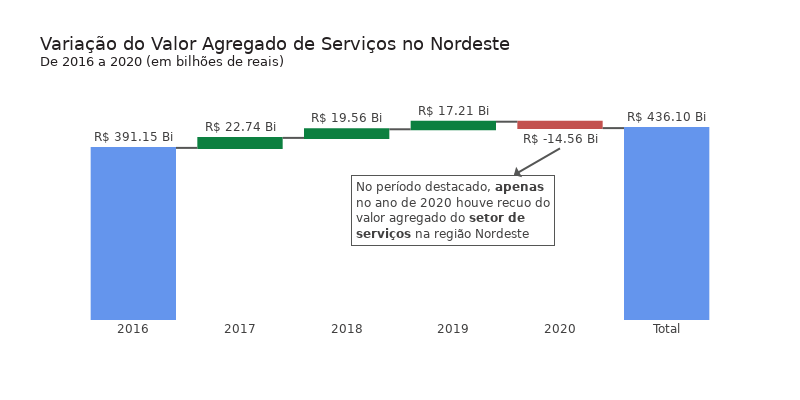

This figure's notebook cell:
### Code cell
# Gerando o gráfico de cascata
fig = go.Figure(go.Waterfall(name="", measure=df_ne["Medidas"], y=df_ne["variacao_servicos"],
                             text=df_ne["variacao_servicos_texto"], textposition="outside",
                             connector_line=dict(color=CINZA3),
                             totals_marker=dict(color=AZUL3),
                             increasing_marker=dict(color=VERDE1),
                             decreasing_marker=dict(color=VERMELHO1)
                             )
                )

# Personalizando o gráfico
fig.update_layout(width=800, height=400, font_family='DejaVu Sans', font_size=12,
                  font_color=CINZA2, title_font_color=CINZA1, title_font_size=18,
                  title_text='Variação do Valor Agregado de Serviços no Nordeste' +
                             f'<br><sup size=1 style={CINZA3}>De 2016 a 2020 (em bilhões de reais)</sup>',
                  plot_bgcolor=BRANCO, yaxis_range=[0, 500e9])

# Retirando os ticks do eixo y
fig.update_yaxes(showticklabels=False)

# Ajustando o eixo x para receber o Total
fig.update_xaxes(tickmode='array', tickvals=np.arange(
    0, 6), ticktext=df_ne["ano"])

# Dados ao passar o mouse
fig.update_traces(hovertemplate="<b>%{x}</b> = %{text}")

fig.add_annotation(text="No período destacado, <b>apenas</b><br>no ano de 2020 houve recuo do<br>valor agregado do <b>setor de<br>serviços</b> na região Nordeste",
                   align="left", axref='x', ayref='y', x=4, y=390e9, ax=3, ay=250e9,
                   arrowhead=1, arrowside="start", showarrow=True, arrowwidth=2, arrowcolor=CINZA3,
                   bordercolor=CINZA3, borderwidth=1, borderpad=4)

fig.show()

### Figure 1 — Plotly figure (JSON) as saved in the notebook; plotly's stock layout.template omitted (floating-point values rounded to 4 significant figures)
{"data": [{"connector": {"line": {"color": "#555655"}}, "decreasing": {"marker": {"color": "#C3514E"}}, "hovertemplate": "<b>%{x}</b> = %{text}", "increasing": {"marker": {"color": "#0C8040"}}, "measure": ["absolute", "relative", "relative", "relative", "relative", "total"], "name": "", "text": ["R$ 391.15 Bi", "R$ 22.74 Bi", "R$ 19.56 Bi", "R$ 17.21 Bi", "R$ -14.56 Bi", "R$ 436.10 Bi"], "textposition": "outside", "totals": {"marker": {"color": "#6495ED"}}, "type": "waterfall", "y": [391149062027, 22741449644, 19559151320, 17212017686, -14558880800, 436102799877]}], "layout": {"annotations": [{"align": "left", "arrowcolor": "#555655", "arrowhead": 1, "arrowside": "start", "arrowwidth": 2, "ax": 3, "axref": "x", "ay": 250000000000, "ayref": "y", "bordercolor": "#555655", "borderpad": 4, "borderwidth": 1, "showarrow": true, "text": "No período destacado, <b>apenas</b><br>no ano de 2020 houve recuo do<br>valor agregado do <b>setor de<br>serviços</b> na região Nordeste", "x": 4, "y": 390000000000}], "font": {"color": "#414040", "family": "DejaVu Sans", "size": 12}, "height": 400, "plot_bgcolor": "#FFFFFF", "title": {"font": {"color": "#231F20", "size": 18}, "text": "Variação do Valor Agregado de Serviços no Nordeste<br><sup size=1 style=#555655>De 2016 a 2020 (em bilhões de reais)</sup>"}, "width": 800, "xaxis": {"tickmode": "array", "ticktext": [2016, 2017, 2018, 2019, 2020, "Total"], "tickvals": [0, 1, 2, 3, 4, 5]}, "yaxis": {"range": [0, 500000000000], "showticklabels": false}}}
